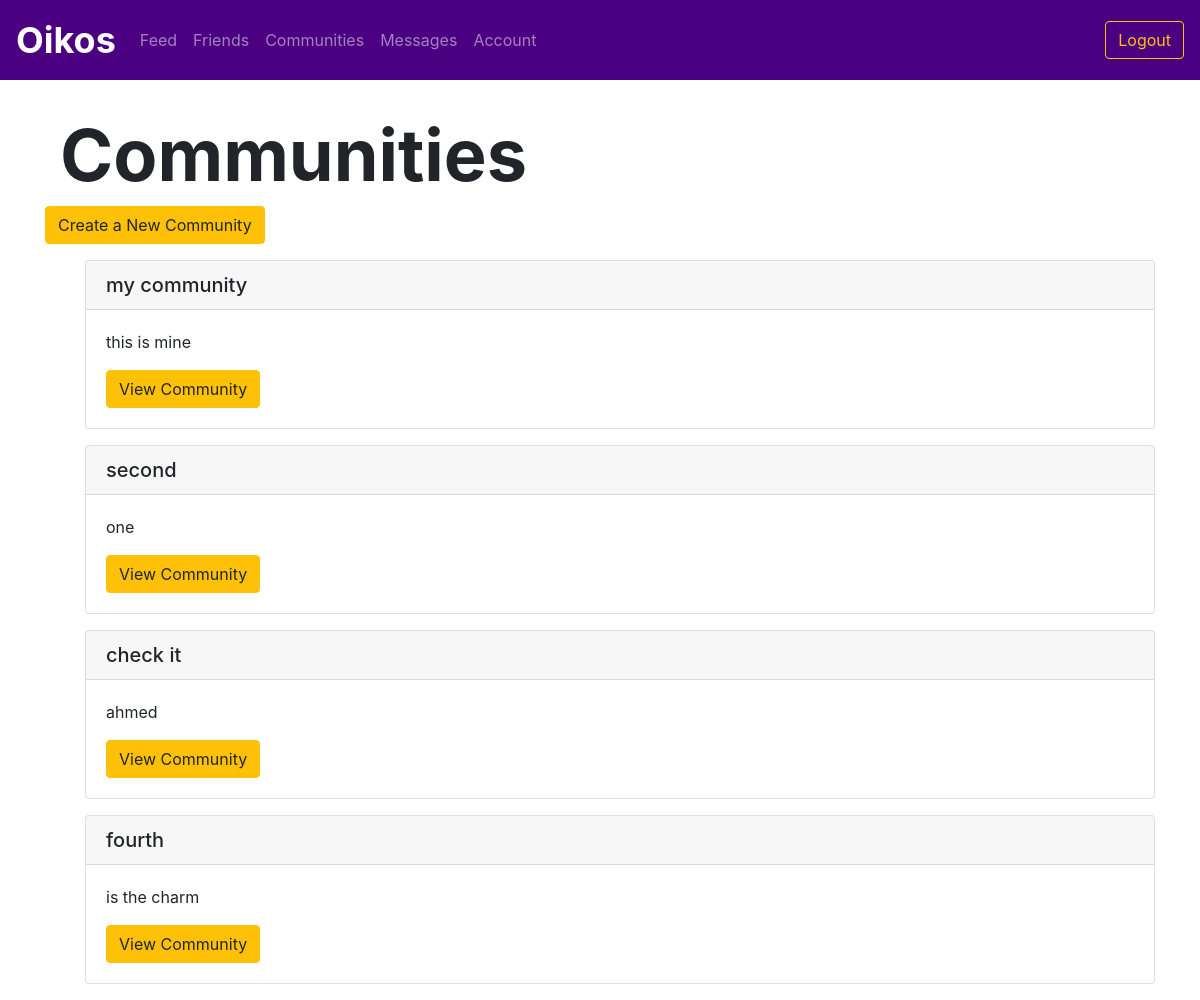
Page /communities (signed in) on the committed database.
### utl/models.py (models this page shows)
class Community(db.Model):
    communityID = db.Column(db.Integer, primary_key=True)
    name = db.Column(db.Text, nullable=False)
    description = db.Column(db.Text, nullable=False)

### app.py (the view)
@app.route("/communities")
@login_required
def communities():
    communities = communitiesfunctions.getAllCommunities()
    return render_template("communities.html", communities=communities)

### app.py (called while the page is built)
def login_required(f):
    @wraps(f)
    def decorated_function(*args, **kwargs):
        if "userID" not in session:
            return redirect(url_for('login'))
        return f(*args, **kwargs)
    return decorated_function

### utl/communities.py (called while the page is built)
def getAllCommunities():
    communities = Community.query.all()
    return communities

### templates/communities.html (shortened to what this page needs)
{% extends "logbase.html" %}
{% block body %}
<div class="content">
     <h1 class="display-3" style="font-weight: 700; padding-left: 5vw; padding-top: 5vh;">Communities</h1>
</div>
<div
class="container">
<button type="button" class="btn btn-warning" data-toggle="modal" data-target="#newCommunityModal">
    Create a New Community
  </button>
</div>
<div class="container">
    <ul>
        {% for community in communities %}
        <div class="card my-3">
            <h5 class="card-header">{{ community.name }}</h5>
            <div class="card-body">
                <p>{{ community.description }}</p>
                <a href="/community/{{ community.communityID }}" class="btn btn-warning">View Community</a>
            </div>
        </div>
        {% endfor %}
    </ul>
</div>
{% endblock %}

### templates/logbase.html
{% extends "base.html" %}
{% block profile %}
<li class="nav-item">
    <a class="nav-item nav-link" href="/feed">Feed</a></li>
<li class="nav-item">
    <a class="nav-item nav-link" href="/friends">Friends</a></li>
<li class="nav-item">
    <a class="nav-item nav-link" href="/communities">Communities</a></li>
<li class="nav-item">
    <a class="nav-item nav-link" href="/messages">Messages</a></li>
<li class="nav-item">
    <a class="nav-item nav-link" href="/me">Account</a></li>
{% endblock %}
{% block loginoptions %}
<form class="form-inline my-2 my-lg-0" action="/logout">
    <button class="btn btn-outline-warning my-2 my-sm-0" type="submit">Logout</button>
</form>
{% endblock %}

### templates/base.html (shortened to what this page needs)
<!DOCTYPE html>
  <html>
  <head>
    <link rel="stylesheet" href="https://stackpath.bootstrapcdn.com/bootstrap/4.4.1/css/bootstrap.min.css"
>
    <link rel="stylesheet" href="../static/css/style.css">
  </head>
  <body>
      <header>
        <nav class="navbar fixed-top navbar-expand-lg navbar-dark bg-primary">
        <a class="navbar-brand" href="/dashboard"><b>Oikos</b></a>
        <div class="collapse navbar-collapse" id="navbarContent">
          <ul class="navbar-nav mr-auto">
            {% block profile %}{% endblock %}
          </ul>
          {% block loginoptions %} {% endblock %}
        </div>
    </nav>
    <br>
    <br>
    <br>
</header>
    {% block body %} {% endblock %}
  </body>
</html>

### static/css/style.css (style rules this page uses)
.bg-primary { background-color: indigo !important; }
.nav-item { color: white; }
.navbar .navbar-brand { font-size: 36px; }

### rows in the picture
Community: name "my community", description "this is mine"
Community: name "second", description "one"
Community: name "check it", description "ahmed"
Community: name "fourth", description "is the charm"
